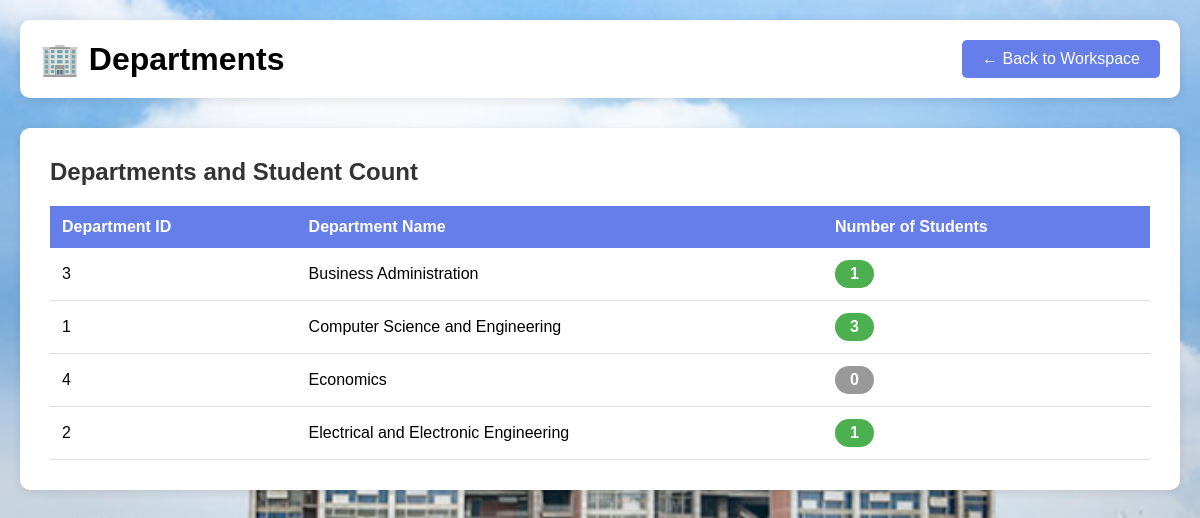
/department.php (signed in), run on the app's committed database.
### tables this page shows
CREATE TABLE `departments` (
  `department_id` int(11) NOT NULL,
  `department_name` varchar(100) NOT NULL
);

### department.php (the view, shortened to what this page needs)
<?php
include 'connection.php';
$sql = "SELECT d.department_id, d.department_name, COUNT(s.student_id) as Total_Student
        FROM departments d
        LEFT JOIN students s ON d.department_id = s.department_id
        GROUP BY d.department_id, d.department_name
        ORDER BY d.department_name";
$result = mysqli_query($conn, $sql);
?>
<!DOCTYPE html>
<html lang="en">
<head>
    <link rel="stylesheet" href="loginstyle.css">
</head>
<body>
    <div class="container">
        <div class="header">
            <h1>🏢 Departments</h1>
            <a href="workspace.php" class="back-btn">← Back to Workspace</a>
        </div>
        <div class="table-section">
            <h2>Departments and Student Count</h2>
            <table>
                <thead>
                    <tr>
                        <th>Department ID</th>
                        <th>Department Name</th>
                        <th>Number of Students</th>
                    </tr>
                </thead>
                <tbody>
                    <?php if (mysqli_num_rows($result) > 0): ?>
                        <?php while ($row = mysqli_fetch_assoc($result)): ?>
                            <tr>
                                <td><?php echo $row['department_id']; ?></td>
                                <td><?php echo $row['department_name']; ?></td>
                                <td>
                                    <?php if ($row['Total_Student'] > 0): ?>
                                        <span class="count-badge"><?php echo $row['Total_Student']; ?></span>
                                    <?php else: ?>
                                        <span class="empty-count">0</span>
                                    <?php endif; ?>
                                </td>
                            </tr>
                        <?php endwhile; ?>
                    <?php else: ?>
                        <tr>
                            <td colspan="3" style="text-align: center;">No departments found</td>
                        </tr>
                    <?php endif; ?>
                </tbody>
            </table>
        </div>
    </div>
</body>
</html>

### loginstyle.css (style rules this page uses)
* { margin: 0; padding: 0; box-sizing: border-box; }
body { font-family: Arial, sans-serif; background-image: url("uiu-in.png"); background-size: cover; background-position: center; background-attachment: fixed; background-repeat: no-repeat; background-color: #f0f0f0; min-height: 100vh; margin: 0; padding: 0; }

### department.php (style rules this page uses)
.container { max-width: 1200px; margin: 0 auto; padding: 20px; }
.header { display: flex; justify-content: space-between; align-items: center; margin-bottom: 30px; padding: 20px; background: white; border-radius: 10px; box-shadow: 0 2px 10px rgba(0,0,0,0.1); }
.back-btn { padding: 10px 20px; background-color: #667eea; color: white; text-decoration: none; border-radius: 5px; }
.table-section { background: white; padding: 30px; border-radius: 10px; box-shadow: 0 2px 10px rgba(0,0,0,0.1); }
.table-section h2 { margin-bottom: 20px; color: #333; }
table { width: 100%; border-collapse: collapse; margin-top: 10px; }
table th { background-color: #667eea; color: white; padding: 12px; text-align: left; font-weight: bold; }
table td { padding: 12px; border-bottom: 1px solid #ddd; }
.count-badge { background-color: #4CAF50; color: white; padding: 5px 15px; border-radius: 20px; font-weight: bold; display: inline-block; }
.empty-count { background-color: #999; color: white; padding: 5px 15px; border-radius: 20px; font-weight: bold; display: inline-block; }

### data on the page
departments: department_id "3", department_name "Business Administration", Total_Student "1"
departments: department_id "1", department_name "Computer Science and Engineering", Total_Student "3"
departments: department_id "4", department_name "Economics", shows "0"
departments: department_id "2", department_name "Electrical and Electronic Engineering", Total_Student "1"
